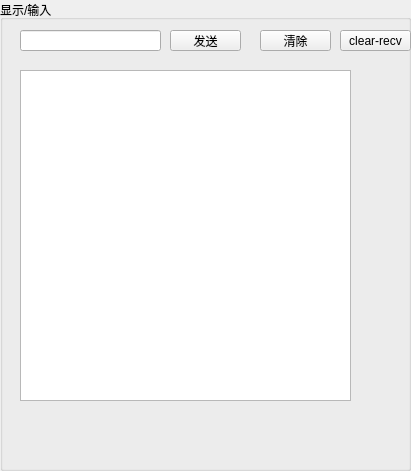
   <widget class="QGroupBox" name="print">
    <property name="geometry">
     <rect>
      <x>420</x>
      <y>0</y>
      <width>411</width>
      <height>471</height>
     </rect>
    </property>
    <property name="title">
     <string>显示/输入</string>
    </property>
    <widget class="QLineEdit" name="lineEdit_senddata">
     <property name="geometry">
      <rect>
       <x>20</x>
       <y>30</y>
       <width>141</width>
       <height>21</height>
      </rect>
     </property>
    </widget>
    <widget class="QPushButton" name="btn_senddata">
     <property name="geometry">
      <rect>
       <x>170</x>
       <y>30</y>
       <width>71</width>
       <height>21</height>
      </rect>
     </property>
     <property name="text">
      <string>发送</string>
     </property>
    </widget>
    <widget class="QPushButton" name="btn_clear">
     <property name="geometry">
      <rect>
       <x>260</x>
       <y>30</y>
       <width>71</width>
       <height>21</height>
      </rect>
     </property>
     <property name="text">
      <string>清除</string>
     </property>
    </widget>
    <widget class="QPlainTextEdit" name="textEdit_show">
     <property name="geometry">
      <rect>
       <x>20</x>
       <y>70</y>
       <width>331</width>
       <height>331</height>
      </rect>
     </property>
    </widget>
    <widget class="QPushButton" name="btn_clear_recv">
     <property name="geometry">
      <rect>
       <x>340</x>
       <y>30</y>
       <width>71</width>
       <height>21</height>
      </rect>
     </property>
     <property name="text">
      <string>clear-recv</string>
     </property>
    </widget>
   </widget>
